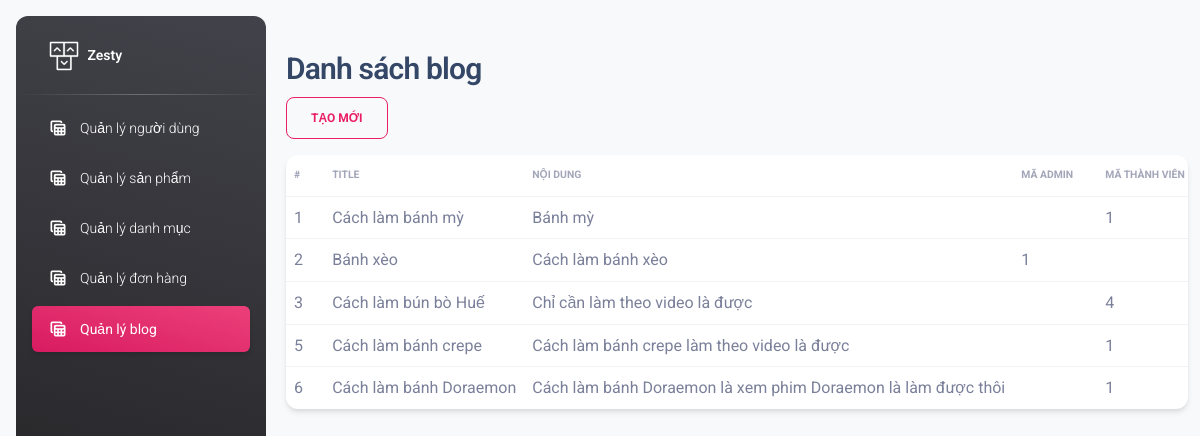
Page /admin/admin_blog.php on the committed database.
### tables this page shows
CREATE TABLE `blog` (
  `MaBlog` int(11) NOT NULL,
  `Title` varchar(255) NOT NULL,
  `NoiDung` text DEFAULT NULL,
  `MaAdmin` int(11) DEFAULT NULL,
  `MaThanhVien` int(11) DEFAULT NULL,
  `NgayDang` date DEFAULT NULL,
  `AnhBlog` varchar(255) DEFAULT NULL
);

### admin/admin_blog.php (the view, shortened to what this page needs)
<!DOCTYPE html>
<html lang="en">
<head>
  <?php
    include_once('../components/assets_admin.php');
    include_once('../components/connection.php');
  ?>
</head>
<body class="g-sidenav-show  bg-gray-100">
    <aside class="sidenav navbar navbar-vertical navbar-expand-xs border-0 border-radius-xl my-3 fixed-start ms-3   bg-gradient-dark" id="sidenav-main">
        <div class="sidenav-header">
            <a class="navbar-brand m-0" href=" https://demos.creative-tim.com/material-dashboard/pages/dashboard " target="_blank">
            <img src="../assets_admin/img/logo-ct.png" class="navbar-brand-img h-100" alt="main_logo">
            <span class="ms-1 font-weight-bold text-white">Zesty</span>
            </a>
        </div>
        <hr class="horizontal light mt-0 mb-2">
        <div class="collapse navbar-collapse  w-auto " id="sidenav-collapse-main">
            <ul class="navbar-nav">
            <li class="nav-item">
            <a class="nav-link text-white" href="admin_users_list.php">
                <div class="text-white text-center me-2 d-flex align-items-center justify-content-center">
                    <i class="material-icons opacity-10">table_view</i>
                </div>
                <span class="nav-link-text ms-1">Quản lý người dùng</span>
            </a>
            </li>
            <li class="nav-item">
            <a class="nav-link text-white " href="admin_product.php">
                <div class="text-white text-center me-2 d-flex align-items-center justify-content-center">
                    <i class="material-icons opacity-10">table_view</i>
                </div>
                <span class="nav-link-text ms-1">Quản lý sản phẩm</span>
            </a>
            </li>
            <li class="nav-item">
            <a class="nav-link text-white " href="admin_category.php">
                <div class="text-white text-center me-2 d-flex align-items-center justify-content-center">
                    <i class="material-icons opacity-10">table_view</i>
                </div>
                <span class="nav-link-text ms-1">Quản lý danh mục</span>
            </a>
            </li>
            <li class="nav-item">
            <a class="nav-link text-white " href="admin_cart.php">
                <div class="text-white text-center me-2 d-flex align-items-center justify-content-center">
                    <i class="material-icons opacity-10">table_view</i>
                </div>
                <span class="nav-link-text ms-1">Quản lý đơn hàng</span>
            </a>
            </li>
            <li class="nav-item">
            <a class="nav-link text-white active bg-gradient-primary" href="admin_blog.php">
                <div class="text-white text-center me-2 d-flex align-items-center justify-content-center">
                    <i class="material-icons opacity-10">table_view</i>
                </div>
                <span class="nav-link-text ms-1">Quản lý blog</span>
            </a>
            </li>
        </div>
    </aside>
        <main class="main-content border-radius-lg ">
            <nav class="navbar navbar-main navbar-expand-lg px-0 mx-4 shadow-none border-radius-xl" id="navbarBlur" data-scroll="true">
            <div class="container-fluid py-1 px-3">
            </div>
            </nav>
        <div class="container-fluid py-4">
            <h3>Danh sách blog</h3>
            <div>
                <button type="button" class="btn btn-outline-primary" onclick="location.href='admin_add_blog.php';">Tạo mới</button>
            </div>
            <div class="card">
                <div class="table-responsive">
                    <table class="table align-items-center mb-0">
                        <thead>
                            <tr>
                                <th class="text-uppercase text-secondary text-xxs font-weight-bolder opacity-7 ps-2">#</th>
                                <th class="text-uppercase text-secondary text-xxs font-weight-bolder opacity-7 ps-2">Title</th>
                                <th class="text-uppercase text-secondary text-xxs font-weight-bolder opacity-7 ps-2">Nội dung</th>
                                <th class="text-uppercase text-secondary text-xxs font-weight-bolder opacity-7 ps-2">Mã Admin</th>
                                <th class="text-uppercase text-secondary text-xxs font-weight-bolder opacity-7 ps-2">Mã thành viên</th>
                            </tr>
                        </thead>
                        <tbody>
                            <?php
                                $query = "SELECT * FROM blog";
                                $result = mysqli_query($conn, $query);
                                if ($result) {
                                    while ($row = mysqli_fetch_assoc($result)) {
                                        echo "<tr>";
                                        echo "<td>" . $row['MaBlog'] . "</td>";
                                        echo "<td>" . $row['Title'] . "</td>";
                                        echo "<td>" . $row['NoiDung'] . "</td>";
                                        echo "<td>" . $row['MaAdmin'] . "</td>";
                                        echo "<td>" . $row['MaThanhVien'] . "</td>";
                                        echo "</tr>";
                                    }
                                } else {
                                    echo "Error: " . mysqli_error($conn);
                                }
                            ?>
                        </tbody>
                    </table>
                </div>
            </div>
        </div>
        </main>
    </body>
</html>

### rows in the picture
blog: MaBlog "1", Title "Cách làm bánh mỳ", NoiDung "Bánh mỳ", MaThanhVien "1"
blog: MaBlog "2", Title "Bánh xèo", NoiDung "Cách làm bánh xèo", MaAdmin "1"
blog: MaBlog "3", Title "Cách làm bún bò Huế", NoiDung "Chỉ cần làm theo video là được", MaThanhVien "4"
blog: MaBlog "5", Title "Cách làm bánh crepe", NoiDung "Cách làm bánh crepe làm theo video là được", MaThanhVien "1"
blog: MaBlog "6", Title "Cách làm bánh Doraemon", NoiDung "Cách làm bánh Doraemon là xem phim Doraemon là làm được thôi", MaThanhVien "1"
